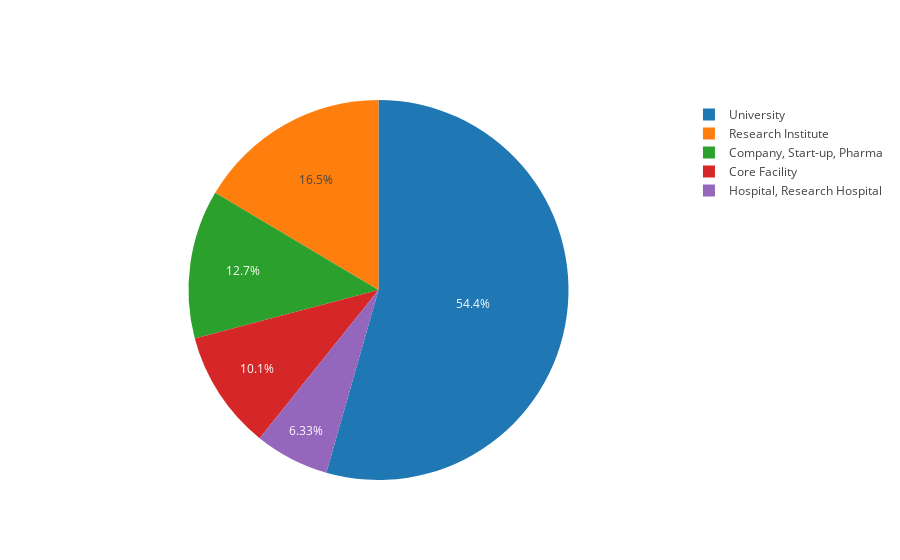

The notebook cell saved with this chart:
### Markdown cell above
## Affiliation distribtuion 

The number of participants in the poll by type of Institution.

### Code cell
affiliations = data_df.iloc[:,3]
trace = get_pie_chart(affiliations)     
iplot([trace])

### Figure 1 — Plotly figure (JSON) as saved in the notebook; plotly's stock layout.template omitted (floating-point values rounded to 4 significant figures)
{"data": [{"labels": ["Hospital, Research Hospital", "University", "Core Facility", "Research Institute", "Company, Start-up, Pharma"], "type": "pie", "uid": "8daeb54b-9507-429c-b57d-b02d73c3bfe9", "values": [10, 86, 16, 26, 20]}], "layout": {}}
